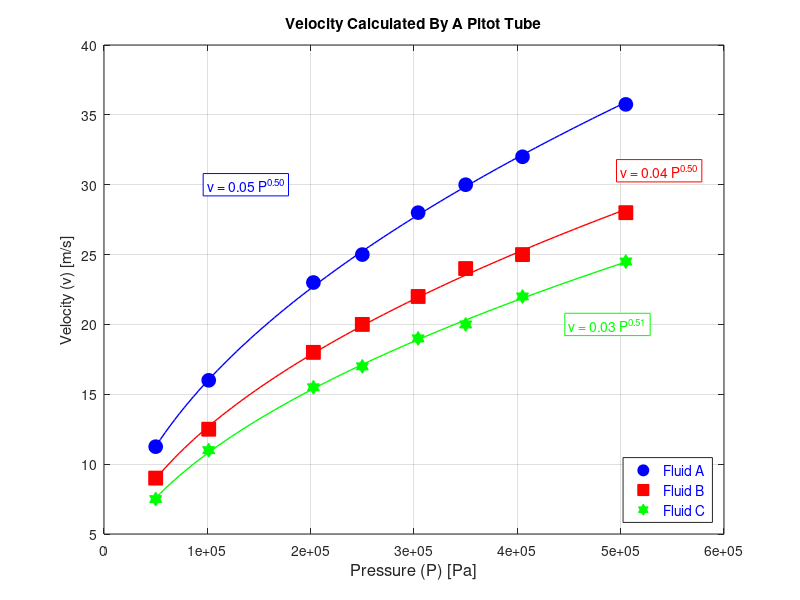

Write the MATLAB code that produced this figure.
%Problem Statement: Create a plot of pressure versus velocity for a pitot
%tube.

%Variables
%p - matrix containing pressure [Pa]
%v - matrix containing velocities [v]
%C1, C2, C3 - power coefficients for the corresponding trendlines
%m1, m2, m3 - coefficient m for the power equation
%b1, b2, b3 - coefficient b for the power equation
%xpf - data points to use for the trendlines
%ypf1, ypf2, ypf3 - power trendlines for the three fluids
%TE1, TE2, TE3 - text of the trendline equations for the three fluids
%L - cell array containing fluid names
%L1 - legend of fluid names for the graph

clear
clc
close all

%Add the experimental data into matrices

p=[50000 101325 202650 250000 304000 350000 405000 505000];
v=[11.25 16 23 25 28 30 32 35.75; 9 12.5 18 20 22 24 25 28; 7.5 11 15.5 17 19 20 22 24.5];

%Create the graph and set axes

figure('color','white')
axis([0 525000 0 40])

%Plot the three data sets

plot(p,v(1,:),'bo','MarkerFaceColor','b','MarkerSize',10)
hold on
plot(p,v(2,:),'rs','MarkerFaceColor','r','MarkerSize',10)
hold on
plot(p,v(3,:),'gh','MarkerFaceColor','g','MarkerSize',10)

%Create a title, label the axes and turn gridlines on

title('Velocity Calculated By A Pitot Tube')
xlabel('Pressure (P) [Pa]','FontSize',12)
ylabel('Velocity (v) [m/s]')
grid on

%Find the power relationships for the data and create the trendlines

C1=polyfit(log10(p),log10(v(1,:)),1);
m1=C1(1);
b1=10^C1(2);
C2=polyfit(log10(p),log10(v(2,:)),1);
m2=C2(1);
b2=10^C2(2);
C3=polyfit(log10(p),log10(v(3,:)),1);
m3=C3(1);
b3=10^C3(2);
xpf=linspace(min(p),max(p),100);
ypf1=b1*xpf.^m1;
ypf2=b2*xpf.^m2;
ypf3=b3*xpf.^m3;

%Plot the trendlines & add their labels to the graph

plot(xpf,ypf1,'-b','LineWidth',1)
plot(xpf,ypf2,'-r','LineWidth',1)
plot(xpf,ypf3,'-g','LineWidth',1)
TE1=sprintf('v = %0.2f P^{%0.2f}',b1,m1);
TE2=sprintf('v = %0.2f P^{%0.2f}',b2,m2);
TE3=sprintf('v = %0.2f P^{%0.2f}',b3,m3);
text(100000,30,TE1,'BackgroundColor','w','EdgeColor','b','Color','b','FontSize',10)
text(500000,31,TE2,'BackgroundColor','w','EdgeColor','r','Color','r','FontSize',10)
text(450000,20,TE3,'BackgroundColor','w','EdgeColor','g','Color','g','FontSize',10)

%Add a legend to differentiate between points

L={'Fluid A';'Fluid B';'Fluid C'};
L1=legend(L,'Location','southeast');
set(L1,'color','w','TextColor','b','FontSize',10)
